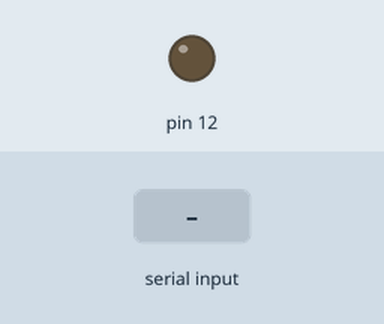
Simulated run of this sketch. Board: Arduino Uno, built with avr-gcc and run on an emulated ATmega328P. Shown: output pins drawn as LEDs (lit = HIGH). The test bench sets the inputs (shaded band).

Above: at 1.2 s.
1.3 s: "2\n" received over Serial
At 2.1 s:
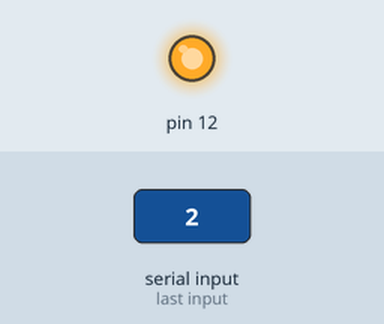
Timing chart, 0 to 4.3 s (numbered marks = the images above; inputs shaded):
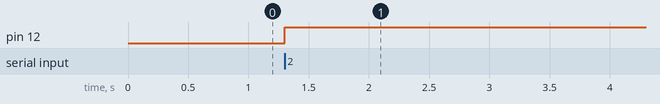

The sketch:

mc03.ino
```cpp
void setup()
{
  Serial.begin(9600);
  pinMode(12, OUTPUT);
}

void loop()
{
  int cmd = Serial.parseInt();
  if(cmd == 2)
  {
    digitalWrite(12, !digitalRead(12));
  }
}
```

Measured:
- after the input at 1.3 s, pin 12: LOW → HIGH at once
